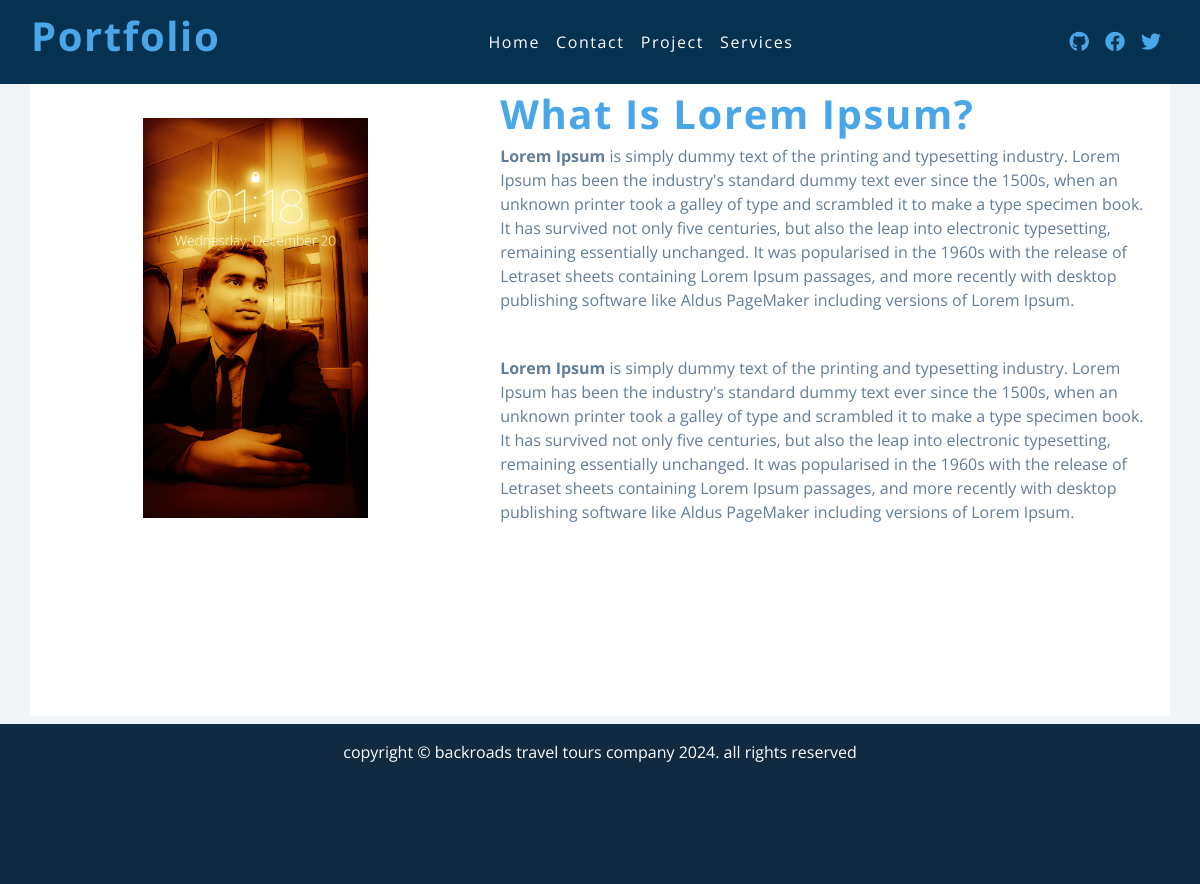
The app's page /news/what-is-lorem-ipsum with its own data.
### news/models.py (models this page shows)
class News(models.Model):
    news_title=models.CharField(max_length=100)
    news_desc=HTMLField()
    news_slug=AutoSlugField(populate_from='news_title',unique=True,null=True,default=None)
    news_image=models.FileField(upload_to='news/', max_length=250,null=True,default=None)

### django_portfolio/views.py (the view)
# urls.py: path('news/<slug>',views.newsdata),
def newsdata(request,slug):
    newsDetail=News.objects.get(news_slug=slug)
    data={'key':newsDetail}
    return render(request,"news.html",data)

### templates/news.html
{% extends "base.html" %}
{% block contain %}
    <div class="news">
        <div class="news-container">
            <div class="img-news"><img src="/media/{{key.news_image}}"/></div>
            <div class="desc-news">
                <h2>{{key.news_title}}</h2>
                <p>{{key.news_desc | safe}}</p>
            </div>
        </div>
    </div>
    {% endblock %}

### static/css/style.css (style rules this page uses)
:root { --clr-primary-1: hsl(205, 86%, 17%); --clr-primary-2: hsl(205, 77%, 27%); --clr-primary-3: hsl(205, 72%, 37%); --clr-primary-4: hsl(205, 63%, 48%); --clr-primary-5: hsl(205, 78%, 60%); --clr-primary-6: hsl(205, 89%, 70%); --clr-primary-7: hsl(205, 90%, 76%); --clr-primary-8: hsl(205, 86%, 81%); --clr-primary-9: hsl(205, 90%, 88%); --clr-primary-10: hsl(205, 100%, 96%); --clr-grey-1: hsl(209, 61%, 16%); --clr-grey-2: hsl(211, 39%, 23%); --clr-grey-3: hsl(209, 34%, 30%); --clr-grey-4: hsl(209, 28%, 39%); --clr-grey-5: hsl(210, 22%, 49%); --clr-grey-6: hsl(209, 23%, 60%); --clr-grey-7: hsl(211, 27%, 70%); --clr-grey-8: hsl(210, 31%, 80%); --clr-grey-9: hsl(212, 33%, 89%); --clr-grey-10: hsl(210, 36%, 96%); --clr-white: #fff; --clr-red-dark: hsl(360, 67%, 44%); --clr-red-light: hsl(360, 71%, 66%); --clr-green-dark: hsl(125, 67%, 44%); --clr-green-light: hsl(125, 71%, 66%); --clr-black: #222; --clr-black-1: #1E1E1E --clr-black-2: #2E2F2F --ff-primary: "Roboto", sans-serif; --ff-secondary: "Open Sans", sans-serif; --transition: all 0.3s linear; --spacing: 0.1rem; --radius: 0.25rem; --light-shadow: 0 5px 15px rgba(0, 0, 0, 0.1); --dark-shadow: 0 5px 15px rgba(0, 0, 0, 0.2); --max-width: 1170px; --fixed-width: 620px; }
body { font-family: var(--ff-secondary); background: var(--clr-grey-10); color: var(--clr-grey-1); line-height: 1.5; font-size: 0.875rem; }
h1, h2, h3, h4 { letter-spacing: var(--spacing); text-transform: capitalize; line-height: 1.25; margin-bottom: 0.75rem; font-family: var(--ff-primary); }
h2 { font-size: 2rem; }
p { margin-bottom: 1.25rem; color: var(--clr-grey-5); }
@media screen and (min-width: 800px) { h2 { font-size: 2.5rem; } }
@media screen and (min-width: 800px) { body { font-size: 1rem; } }
@media screen and (min-width: 800px) { h1, h2, h3, h4 { line-height: 1; } }
html { scroll-behavior: smooth; }
h2 { color: var(--clr-white); }
h2 { color:var(--clr-primary-5); }

### static/css/service.css (style rules this page uses)
:root { --clr-primary-1: hsl(205, 86%, 17%); --clr-primary-2: hsl(205, 77%, 27%); --clr-primary-3: hsl(205, 72%, 37%); --clr-primary-4: hsl(205, 63%, 48%); --clr-primary-5: hsl(205, 78%, 60%); --clr-primary-6: hsl(205, 89%, 70%); --clr-primary-7: hsl(205, 90%, 76%); --clr-primary-8: hsl(205, 86%, 81%); --clr-primary-9: hsl(205, 90%, 88%); --clr-primary-10: hsl(205, 100%, 96%); --clr-grey-1: hsl(209, 61%, 16%); --clr-grey-2: hsl(211, 39%, 23%); --clr-grey-3: hsl(209, 34%, 30%); --clr-grey-4: hsl(209, 28%, 39%); --clr-grey-5: hsl(210, 22%, 49%); --clr-grey-6: hsl(209, 23%, 60%); --clr-grey-7: hsl(211, 27%, 70%); --clr-grey-8: hsl(210, 31%, 80%); --clr-grey-9: hsl(212, 33%, 89%); --clr-grey-10: hsl(210, 36%, 96%); --clr-white: #fff; --clr-red-dark: hsl(360, 67%, 44%); --clr-red-light: hsl(360, 71%, 66%); --clr-green-dark: hsl(125, 67%, 44%); --clr-green-light: hsl(125, 71%, 66%); --clr-black: #222; --clr-black-1: #1E1E1E --clr-black-2: #2E2F2F --ff-primary: "Roboto", sans-serif; --ff-secondary: "Open Sans", sans-serif; --transition: all 0.3s linear; --spacing: 0.1rem; --radius: 0.25rem; --light-shadow: 0 5px 15px rgba(0, 0, 0, 0.1); --dark-shadow: 0 5px 15px rgba(0, 0, 0, 0.2); --max-width: 1170px; --fixed-width: 620px; }
body { font-family: var(--ff-secondary); background: var(--clr-grey-10); color: var(--clr-grey-1); line-height: 1.5; font-size: 0.875rem; }
h1, h2, h3, h4 { letter-spacing: var(--spacing); text-transform: capitalize; line-height: 1.25; margin-bottom: 0.75rem; font-family: var(--ff-primary); }
h2 { font-size: 2rem; }
p { margin-bottom: 1.25rem; color: var(--clr-grey-5); }
@media screen and (min-width: 800px) { h2 { font-size: 2.5rem; } }
@media screen and (min-width: 800px) { body { font-size: 1rem; } }
@media screen and (min-width: 800px) { h1, h2, h3, h4 { line-height: 1; } }
html { scroll-behavior: smooth; }

### static/css/news.css (style rules this page uses)
.news { width: 100%; min-height: 80vh; height: auto; }
.news-container { width: 95%; min-height: 79vh; height: auto; margin:auto; background-color:#ffffff; }
.img-news { width: 100%; }
.img-news img { width: 100%; height: 400px; object-fit: contain; }
.desc-news { width: 100%; height: auto; }
.desc-news h2 { margin: 10px; }
.desc-news p { margin: 10px; }
@media screen and (min-width: 800px) { .img-news { width: 40%; display: inline-block; } }
@media screen and (min-width: 800px) { .img-news img { width: 450px; height: 400px; object-fit: contain; } }
@media screen and (min-width: 800px) { .desc-news { width: 59%; display: inline-block; } }

### records on screen
News: news_image (placeholder picture), news_title "What Is Lorem Ipsum?", news_desc "Lorem Ipsum is simply dummy text of the printing and typesetting industry. Lorem Ipsum has been the industry's standard dummy text ever since the 1500s, when an unknown printer took a galley of type and scrambled it to make a type specimen book. It has survived not only five centuries, but also the leap into electronic typesetting, remaining essentially unchanged. It was popularised in the 1960s with the release of Letraset sheets containing Lorem Ipsum passages, and more recently with desktop publishing software like Aldus PageMaker including versions of Lorem Ipsum. Lorem Ipsum is simply dummy text of the printing and typesetting industry. Lorem Ipsum has been the industry's standard…"
